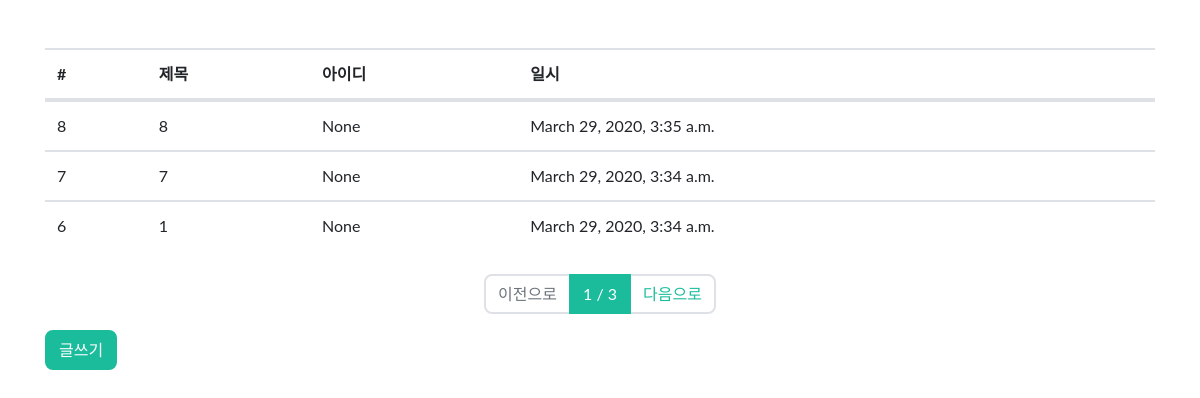
/board/list/?p=1, run on an earlier commit of the app's database.
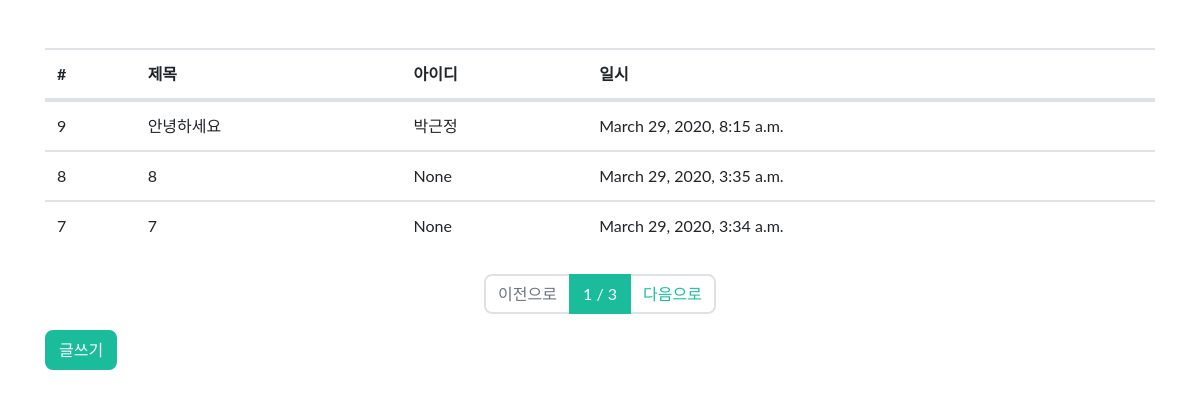
And on a later commit of the database.
### board/models.py (models this page shows, shortened)
class Board(models.Model):
    title = models.CharField(max_length=128,
                             verbose_name='제목')
    contents = models.TextField(verbose_name='내용')
    writer = models.ForeignKey('register.User',
                               null=True,
                               on_delete=models.CASCADE,
                               verbose_name='작성자')
    tags = models.ManyToManyField('tag.Tag',
                                  null=True,
                                  verbose_name='태그')
    registered_dttm = models.DateTimeField(auto_now_add=True,
                                           null=True,
                                           verbose_name='등록시간')
    class Meta:
        db_table = 'board'
        verbose_name = '게시글'
        verbose_name_plural = '게시글'

### register/models.py (models this page shows)
class User(models.Model):
    name = models.CharField(max_length=10,
                            null=False,
                            verbose_name='사용자명')
    password = models.CharField(max_length=8,
                                null=False,
                                verbose_name='비밀번호')
    email = models.EmailField(max_length=64,
                              null=False,
                              verbose_name='이메일')
    age = models.CharField(max_length=3,
                           null=False,
                           verbose_name='나이')
    registered_dttm = models.DateTimeField(auto_now_add=True,
                                           verbose_name='등록시간')
    def __str__(self):
        return self.name
    class Meta:
        db_table = 'register_user'
        verbose_name_plural = '회원들'

### board/views.py (the view)
# urls.py: path('list/', views.baord_list),
def baord_list(request):
    all_boards = Board.objects.all().order_by('-id')
    page = request.GET.get('p', 2)
    paginator = Paginator(all_boards, 3) # 한페이지당 2개의 글을 보여주겠다.
    boards = paginator.get_page(page)
    return render(request, "board_list.html", { 'boards' : boards })

### board/templates/board_list.html (shortened to what this page needs)
{% extends "base.html" %}
{% block contents %}
<div class="row mt-5">
    <div class="col-12">
        <table class="table">
            <thead>
                <tr>
                    <th>#</th>
                    <th>제목</th>
                    <th>아이디</th>
                    <th>일시</th>
                </tr>
            </thead>
            <tbody>
            {% for board in boards %}
            <tr onclick="location.href='/board/detail/{{board.id}}'">
                <td>{{board.id}}</td>
                <td>{{board.title}}</td>
                <td>{{board.writer}}</td>
                <td>{{board.registered_dttm}}</td>
            </tr>
            {% endfor %}
            </tbody>
        </table>
    </div>
</div>
<div class="row mt-2">
    <div class="col-12">
        <nav>
            <ul class="pagination justify-content-center">
                {% if boards.has_previous %}
                <li class="page-item">
                    <a class="page-link" href="?p={{boards.previous_page_number}}">이전으로</a>
                </li>
                {% else %}
                <li class="page-item disabled">
                    <a class="page-link" href="#">이전으로</a>
                </li>
                {% endif %}
                <li class="page-item active">
                    <a class="page-link" href="#">{{ boards.number }} / {{ boards.paginator.num_pages }}</a>
                </li>
                {% if boards.has_next %}
                <li class="page-item">
                    <a class="page-link" href="?p={{boards.next_page_number}}">다음으로</a>
                </li>
                {% else %}
                <li class="page-item disabled">
                    <a class="page-link" href="#">다음으로</a>
                </li>
                {% endif %}
            </ul>
        </nav>
    </div>
</div>
<div class="row">
    <div class="col-12">
        <button class="btn btn-primary" onclick="location.href='/board/write'">글쓰기</button>
    </div>
</div>
{% endblock %}

### board/templates/base.html (shortened to what this page needs)
<!DOCTYPE html>
<html lang="en">
<head>
    <link rel="stylesheet" href="/static/freelancer.min.css">
</head>
<body>
    <div class="container">
        {% block contents %}
        {% endblock %}
    </div>
</body>
</html>

What changed in the data, as far as the page shows it:
no longer on this page (row unchanged): Board: id "6", title "1", writer "None", registered_dttm "March 29, 2020, 3:34 a.m."
added Board: id "9", title "안녕하세요", writer "박근정", registered_dttm "March 29, 2020, 8:15 a.m."
